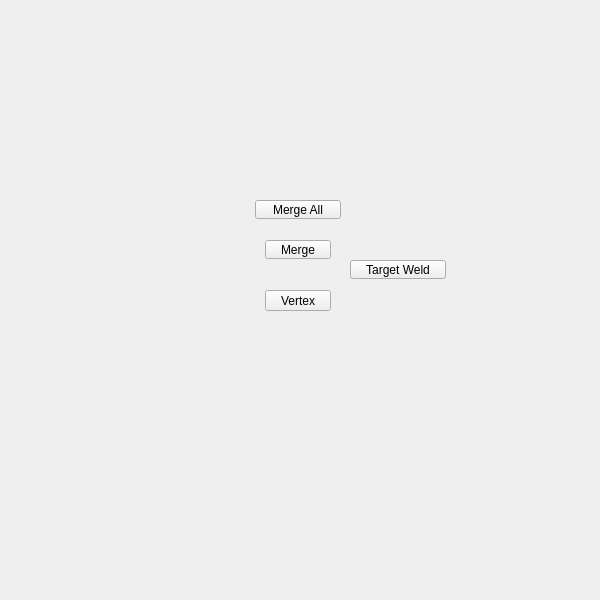
<?xml version="1.0" encoding="UTF-8"?>
<ui version="4.0">
 <class>QtUi</class>
 <widget class="QMainWindow" name="QtUi">
  <property name="enabled">
   <bool>true</bool>
  </property>
  <property name="geometry">
   <rect>
    <x>0</x>
    <y>0</y>
    <width>600</width>
    <height>600</height>
   </rect>
  </property>
  <property name="sizePolicy">
   <sizepolicy hsizetype="Ignored" vsizetype="Ignored">
    <horstretch>0</horstretch>
    <verstretch>0</verstretch>
   </sizepolicy>
  </property>
  <property name="minimumSize">
   <size>
    <width>0</width>
    <height>0</height>
   </size>
  </property>
  <property name="maximumSize">
   <size>
    <width>600</width>
    <height>600</height>
   </size>
  </property>
  <property name="cursor">
   <cursorShape>ArrowCursor</cursorShape>
  </property>
  <property name="windowTitle">
   <string>Toolkit</string>
  </property>
  <property name="whatsThis">
   <string>main</string>
  </property>
  <property name="toolButtonStyle">
   <enum>Qt::ToolButtonIconOnly</enum>
  </property>
  <property name="tabShape">
   <enum>QTabWidget::Triangular</enum>
  </property>
  <property name="dockNestingEnabled">
   <bool>true</bool>
  </property>
  <property name="dockOptions">
   <set>QMainWindow::AllowNestedDocks|QMainWindow::AllowTabbedDocks|QMainWindow::AnimatedDocks|QMainWindow::ForceTabbedDocks</set>
  </property>
  <widget class="QWidget" name="mainWindow">
   <property name="sizePolicy">
    <sizepolicy hsizetype="Ignored" vsizetype="Ignored">
     <horstretch>0</horstretch>
     <verstretch>0</verstretch>
    </sizepolicy>
   </property>
   <widget class="PushButton" name="tb000">
    <property name="enabled">
     <bool>true</bool>
    </property>
    <property name="geometry">
     <rect>
      <x>265</x>
      <y>240</y>
      <width>66</width>
      <height>19</height>
     </rect>
    </property>
    <property name="maximumSize">
     <size>
      <width>111</width>
      <height>19</height>
     </size>
    </property>
    <property name="toolTip">
     <string>Merge selected components.  (default: to center)</string>
    </property>
    <property name="text">
     <string>Merge</string>
    </property>
    <property name="iconSize">
     <size>
      <width>18</width>
      <height>18</height>
     </size>
    </property>
   </widget>
   <widget class="QPushButton" name="i000">
    <property name="geometry">
     <rect>
      <x>265</x>
      <y>290</y>
      <width>66</width>
      <height>21</height>
     </rect>
    </property>
    <property name="minimumSize">
     <size>
      <width>0</width>
      <height>21</height>
     </size>
    </property>
    <property name="maximumSize">
     <size>
      <width>16777215</width>
      <height>21</height>
     </size>
    </property>
    <property name="whatsThis">
     <string>polygons#vertex</string>
    </property>
    <property name="text">
     <string>Vertex</string>
    </property>
   </widget>
   <widget class="QPushButton" name="b043">
    <property name="enabled">
     <bool>true</bool>
    </property>
    <property name="geometry">
     <rect>
      <x>350</x>
      <y>260</y>
      <width>96</width>
      <height>19</height>
     </rect>
    </property>
    <property name="maximumSize">
     <size>
      <width>111</width>
      <height>19</height>
     </size>
    </property>
    <property name="toolTip">
     <string>Merge two edges or vertices into a single component</string>
    </property>
    <property name="text">
     <string>Target Weld</string>
    </property>
    <property name="iconSize">
     <size>
      <width>18</width>
      <height>18</height>
     </size>
    </property>
    <property name="balette" stdset="0">
     <palette>
      <active>
       <colorrole role="Button">
        <brush brushstyle="SolidPattern">
         <color alpha="255">
          <red>80</red>
          <green>80</green>
          <blue>80</blue>
         </color>
        </brush>
       </colorrole>
      </active>
      <inactive>
       <colorrole role="Button">
        <brush brushstyle="SolidPattern">
         <color alpha="255">
          <red>80</red>
          <green>80</green>
          <blue>80</blue>
         </color>
        </brush>
       </colorrole>
      </inactive>
      <disabled>
       <colorrole role="Button">
        <brush brushstyle="SolidPattern">
         <color alpha="255">
          <red>80</red>
          <green>80</green>
          <blue>80</blue>
         </color>
        </brush>
       </colorrole>
      </disabled>
     </palette>
    </property>
   </widget>
   <widget class="PushButton" name="b006">
    <property name="enabled">
     <bool>true</bool>
    </property>
    <property name="geometry">
     <rect>
      <x>255</x>
      <y>200</y>
      <width>86</width>
      <height>19</height>
     </rect>
    </property>
    <property name="maximumSize">
     <size>
      <width>111</width>
      <height>19</height>
     </size>
    </property>
    <property name="toolTip">
     <string>Merge selected components.  (default: to center)</string>
    </property>
    <property name="text">
     <string>Merge All</string>
    </property>
    <property name="iconSize">
     <size>
      <width>18</width>
      <height>18</height>
     </size>
    </property>
   </widget>
  </widget>
 </widget>
 <customwidgets>
  <customwidget>
   <class>PushButton</class>
   <extends>QPushButton</extends>
   <header>widgets.pushbutton.h</header>
  </customwidget>
 </customwidgets>
 <resources/>
 <connections/>
 <designerdata>
  <property name="gridDeltaX">
   <number>5</number>
  </property>
  <property name="gridDeltaY">
   <number>10</number>
  </property>
  <property name="gridSnapX">
   <bool>true</bool>
  </property>
  <property name="gridSnapY">
   <bool>true</bool>
  </property>
  <property name="gridVisible">
   <bool>true</bool>
  </property>
 </designerdata>
</ui>
